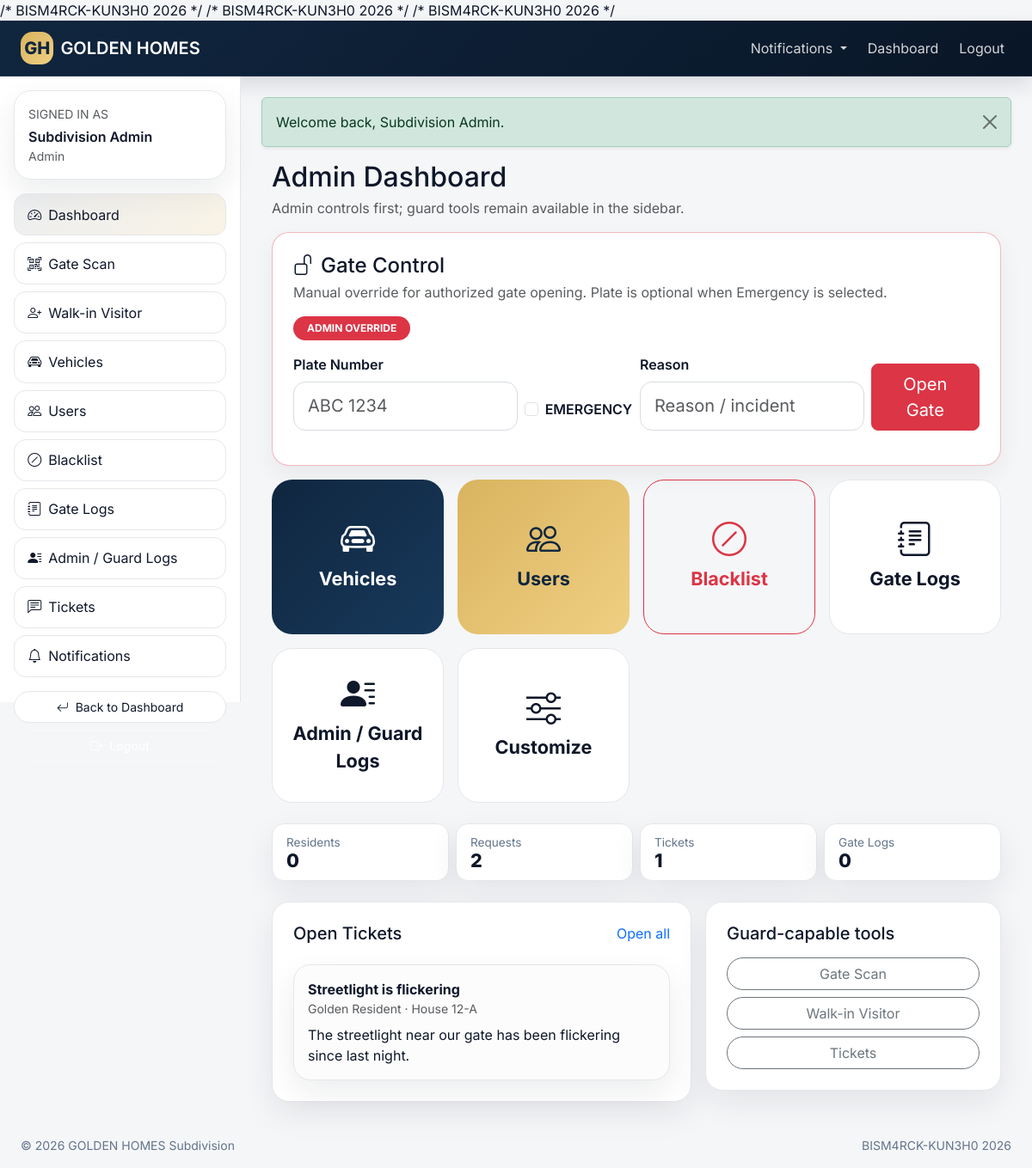
The page /admin/dashboard.php (signed in) on the database its author committed.
### tables this page shows
CREATE TABLE concerns (
    id BIGINT UNSIGNED AUTO_INCREMENT PRIMARY KEY,
    resident_id BIGINT UNSIGNED NULL,
    sender_name VARCHAR(150) NOT NULL,
    sender_role ENUM('resident', 'admin') NOT NULL DEFAULT 'resident',
    house_number VARCHAR(50) NULL,
    subject VARCHAR(150) NOT NULL,
    message TEXT NOT NULL,
    reply TEXT NULL,
    status ENUM('open', 'closed') NOT NULL DEFAULT 'open',
    replied_by BIGINT UNSIGNED NULL,
    replied_at DATETIME NULL,
    created_at TIMESTAMP DEFAULT CURRENT_TIMESTAMP,
    updated_at TIMESTAMP DEFAULT CURRENT_TIMESTAMP ON UPDATE CURRENT_TIMESTAMP,
    CONSTRAINT fk_concerns_resident FOREIGN KEY (resident_id) REFERENCES residents(id) ON DELETE SET NULL,
    CONSTRAINT fk_concerns_replied_by FOREIGN KEY (replied_by) REFERENCES users(id) ON DELETE SET NULL
);

### admin/dashboard.php (called while the page is built, shortened)
<?php
(new AdminController())->dashboard();

### app/views/admin/dashboard.php (the view)
<?php  include app_path('views/layouts/header.php'); ?><div class="container-fluid"><div class="d-flex justify-content-between align-items-center mb-3"><div><h2 class="mb-1">Admin Dashboard</h2><div class="text-muted">Admin controls first; guard tools remain available in the sidebar.</div></div></div>
<div class="gh-card p-4 mb-3 admin-override-card"><div class="d-flex justify-content-between align-items-start flex-wrap gap-3"><div><h4 class="mb-1"><i class="bi bi-unlock me-2"></i>Gate Control</h4><div class="text-muted">Manual override for authorized gate opening. Plate is optional when Emergency is selected.</div></div><span class="badge text-bg-danger rounded-pill px-3 py-2">ADMIN OVERRIDE</span></div><form method="post" class="row g-2 align-items-end mt-2"><?=csrf_field()?><input type="hidden" name="action" value="gate_override"><div class="col-md-4"><label class="form-label">Plate Number</label><input class="form-control form-control-lg" name="plate_number" placeholder="ABC 1234"></div><div class="col-md-2"><div class="form-check mb-2"><input class="form-check-input" type="checkbox" name="emergency" id="adminEmergency" value="1"><label class="form-check-label fw-semibold" for="adminEmergency">EMERGENCY</label></div></div><div class="col-md-4"><label class="form-label">Reason</label><input class="form-control form-control-lg" name="reason" placeholder="Reason / incident"></div><div class="col-md-2"><button class="btn btn-danger btn-lg w-100">Open Gate</button></div></form></div>
<div class="gh-action-grid mb-4"><a class="btn gh-primary gh-action-square ui-admin_vehicles" href="<?=e(url('admin/vehicles.php'))?>"><i class="bi bi-car-front"></i>Vehicles</a><a class="btn gh-gold gh-action-square ui-admin_users" href="<?=e(url('admin/users.php'))?>"><i class="bi bi-people"></i>Users</a><a class="btn btn-outline-danger gh-action-square" href="<?=e(url('admin/blacklist.php'))?>"><i class="bi bi-slash-circle"></i>Blacklist</a><a class="btn gh-btn-soft gh-action-square" href="<?=e(url('admin/logs.php'))?>"><i class="bi bi-journal-text"></i>Gate Logs</a><a class="btn gh-btn-soft gh-action-square" href="<?=e(url('admin/activity-logs.php'))?>"><i class="bi bi-person-lines-fill"></i>Admin / Guard Logs</a><a class="btn gh-btn-soft gh-action-square" href="<?=e(url('admin/settings.php'))?>"><i class="bi bi-sliders"></i>Customize</a></div>
<div class="row g-2 gh-small-stats mb-4"><div class="col-6 col-md-3"><div class="gh-stat"><div class="label">Residents</div><div class="value"><?= (int)$stats['residents']?></div></div></div><div class="col-6 col-md-3"><div class="gh-stat"><div class="label">Requests</div><div class="value"><?= (int)$stats['requests']?></div></div></div><div class="col-6 col-md-3"><div class="gh-stat"><div class="label">Tickets</div><div class="value"><?= (int)$stats['tickets']?></div></div></div><div class="col-6 col-md-3"><div class="gh-stat"><div class="label">Gate Logs</div><div class="value"><?= (int)$stats['logs']?></div></div></div></div>
<div class="row g-3"><div class="col-lg-7"><div class="gh-card p-4"><div class="d-flex justify-content-between"><h5>Open Tickets</h5><a href="<?=e(url('admin/tickets.php'))?>">Open all</a></div><div class="d-grid gap-3 mt-3"><?php foreach($tickets as $t): ?><div class="gh-card-soft p-3"><strong><?=e($t['subject'])?></strong><div class="small text-muted"><?=e($t['sender_name'])?> · House <?=e($t['house_number'])?></div><div class="mt-2"><?=e($t['message'])?></div></div><?php endforeach;?><?php if(empty($tickets)):?><div class="text-muted">No tickets yet.</div><?php endif;?></div></div></div><div class="col-lg-5"><div class="gh-card p-4"><h5>Guard-capable tools</h5><div class="d-grid gap-2 mt-3"><a class="btn btn-outline-secondary rounded-pill" href="<?=e(url('admin/scan.php'))?>">Gate Scan</a><a class="btn btn-outline-secondary rounded-pill" href="<?=e(url('admin/walkin.php'))?>">Walk-in Visitor</a><a class="btn btn-outline-secondary rounded-pill" href="<?=e(url('admin/tickets.php'))?>">Tickets</a></div></div></div></div></div><?php include app_path('views/layouts/footer.php'); ?>

### assets/css/app.css (style rules this page uses)
:root { --gh-navy:#10263f; --gh-navy-2:#17395b; --gh-gold:#d9b45f; --gh-gold-2:#efcf82; --gh-bg:#f5f6f8; --gh-surface:#ffffff; --gh-border:#e5e7eb; --gh-text:#0f172a; --gh-muted:#64748b; --gh-shadow:0 14px 36px rgba(15,23,42,.08); --gh-radius:20px; }
* { box-sizing:border-box }
html,body { height:100% }
body { font-family:'Inter',system-ui,-apple-system,BlinkMacSystemFont,'Segoe UI',sans-serif; color:var(--gh-text); background:var(--gh-bg); }
a { text-decoration:none }
small,.small { color:var(--gh-muted) }
.gh-btn-soft { border:1px solid var(--gh-border);background:#fff;border-radius:999px;padding:.45rem .95rem;color:var(--gh-text); }
.gh-sidebar-card,.gh-card,.gh-card-soft,.gh-stat { background:var(--gh-surface);border:1px solid var(--gh-border);border-radius:var(--gh-radius);box-shadow:var(--gh-shadow); }
.gh-primary { background:linear-gradient(135deg,var(--gh-navy),var(--gh-navy-2));border:none;color:#fff }
.gh-gold { background:linear-gradient(135deg,var(--gh-gold),var(--gh-gold-2));border:none;color:var(--gh-navy) }
.form-control,.form-select { border-radius:14px;border:1px solid #d7dce3;padding:.8rem 1rem }
label { font-weight:600;margin-bottom:.35rem }
.gh-card { box-shadow:var(--gh-shadow) }
.gh-card-soft { background:#fcfcfc }
.gh-stat { padding:1rem;border-radius:18px }
.gh-stat .value { font-size:2rem;font-weight:800;line-height:1 }
.gh-stat .label { font-size:.85rem;color:var(--gh-muted) }
.gh-action-grid { display:grid;grid-template-columns:repeat(4,minmax(0,1fr));gap:1rem }
.gh-action-square { min-height:180px;border-radius:24px!important;display:flex;flex-direction:column;align-items:center;justify-content:center;font-size:1.35rem;font-weight:700 }
.gh-action-square i { font-size:2.5rem;margin-bottom:.6rem }
.gh-small-stats .gh-stat { padding:.7rem 1rem;border-radius:14px }
.gh-small-stats .gh-stat .value { font-size:1.35rem }
.admin-override-card { border: 1px solid rgba(220,53,69,.35); box-shadow: 0 10px 28px rgba(0,0,0,.06); }

### rows shown on the page
concerns: subject "Streetlight is flickering", sender_name "Golden Resident", house_number "12-A", message "The streetlight near our gate has been flickering since last night."

### other values the page prints
APP_SHORT "GOLDEN HOMES"
$user['name'] "Subdivision Admin"
$role "Admin"
$label "Dashboard"
$label "Gate Scan"
$label "Walk-in Visitor"
$label "Vehicles"
$label "Users"
$label "Blacklist"
$label "Gate Logs"
$label "Admin / Guard Logs"
$label "Tickets"
$label "Notifications"
$flash['message'] "Welcome back, Subdivision Admin."
$stats['residents'] "0"
